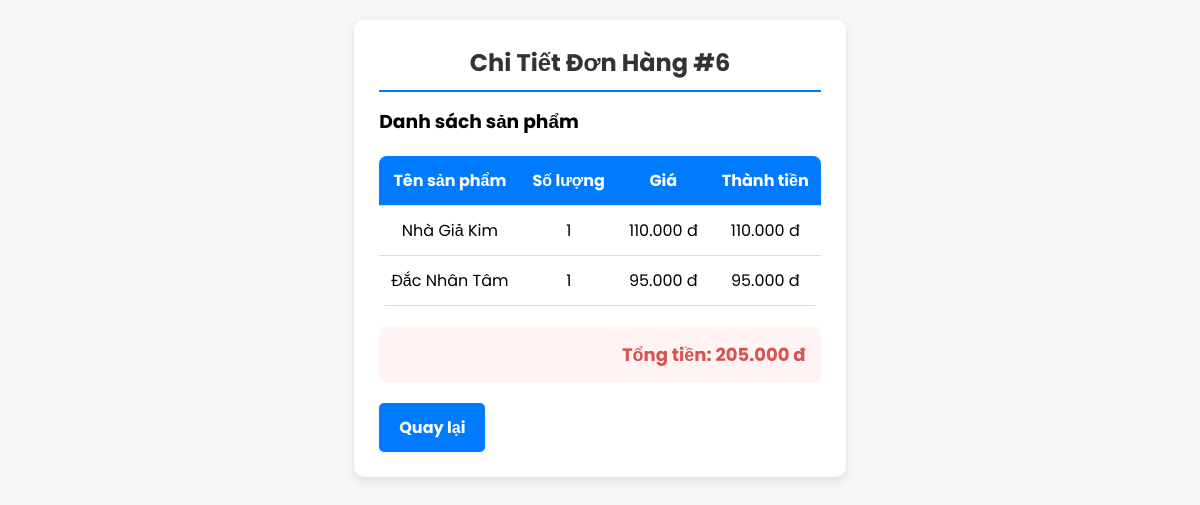
/FrontEnd/AdminUI/quanlidonhang/chitietdonhang.php?order_id=6, run on the app's committed database.
### tables this page shows
CREATE TABLE IF NOT EXISTS orders (
    order_id INT AUTO_INCREMENT PRIMARY KEY,
    user_id INT,
    user_admin_id INT,
    order_date TIMESTAMP DEFAULT CURRENT_TIMESTAMP,
    total_amount DECIMAL(10, 2) NOT NULL,
    status_id INT,
    payment_method VARCHAR(50) NOT NULL,
    phone VARCHAR(15) NOT NULL,
    address VARCHAR(50),
    FOREIGN KEY (user_id) REFERENCES user(user_id)
        ON DELETE CASCADE
        ON UPDATE CASCADE,
    FOREIGN KEY (status_id) REFERENCES status(id)
        ON DELETE SET NULL
        ON UPDATE CASCADE
);

CREATE TABLE IF NOT EXISTS order_items (
    order_item_id INT AUTO_INCREMENT PRIMARY KEY,
    order_id INT,
    product_id INT,
    price DECIMAL(10, 2) NOT NULL,
    quantity INT NOT NULL DEFAULT 1, 
    review INT NOT NULL DEFAULT 0,
    FOREIGN KEY (order_id) REFERENCES orders(order_id)
        ON DELETE CASCADE
        ON UPDATE CASCADE,
    FOREIGN KEY (product_id) REFERENCES product(product_id)
        ON DELETE CASCADE
        ON UPDATE CASCADE
);

CREATE TABLE IF NOT EXISTS product (
    product_id INT AUTO_INCREMENT PRIMARY KEY,
    product_name VARCHAR(100) NOT NULL,
    product_description TEXT,
    price DECIMAL(10, 2) NOT NULL,
    stock_quantity INT NOT NULL DEFAULT 0,
    status_id INT,
    image_url VARCHAR(255),
    created_at TIMESTAMP DEFAULT CURRENT_TIMESTAMP,
    updated_at TIMESTAMP DEFAULT CURRENT_TIMESTAMP ON UPDATE CURRENT_TIMESTAMP,
    FOREIGN KEY (status_id) REFERENCES status(id)
        ON DELETE SET NULL
        ON UPDATE CASCADE
);

### FrontEnd/AdminUI/quanlidonhang/chitietdonhang.php (the view, shortened to what this page needs)
<?php
if (isset($_GET['order_id'])) {
    $order_id = mysqli_real_escape_string($conn, $_GET['order_id']);
    $query = "SELECT orders.order_id
              FROM order_items
              JOIN orders ON order_items.order_id = orders.order_id
              WHERE orders.order_id = '$order_id'";
    $result = mysqli_query($conn, $query);
    $order = mysqli_fetch_assoc($result);
    $query_items = "SELECT product.product_name, order_items.quantity, product.price
                    FROM order_items
                    JOIN product ON order_items.product_id = product.product_id
                    WHERE order_items.order_id = '$order_id'";
    $result_items = mysqli_query($conn, $query_items);
}
?>
<!DOCTYPE html>
<html lang="vi">
<head>
</head>
<body>
<div class="container">
    <h2>Chi Tiết Đơn Hàng #<?= htmlspecialchars($order['order_id']) ?></h2>
    <h3>Danh sách sản phẩm</h3>
    <table>
        <thead>
            <tr>
                <th>Tên sản phẩm</th>
                <th>Số lượng</th>
                <th>Giá</th>
                <th>Thành tiền</th>
            </tr>
        </thead>
        <tbody>
            <?php
                $total_price = 0;
                while ($item = mysqli_fetch_assoc($result_items)) {
                    $subtotal = $item['quantity'] * $item['price'];
                    $total_price += $subtotal;
            ?>
                <tr>
                    <td><?= htmlspecialchars($item['product_name']) ?></td>
                    <td><?= htmlspecialchars($item['quantity']) ?></td>
                    <td><?= number_format($item['price'], 0, ',', '.') ?> đ</td>
                    <td><?= number_format($subtotal, 0, ',', '.') ?> đ</td>
                </tr>
            <?php } ?>
        </tbody>
    </table>
    <div class="total">
        Tổng tiền: <?= number_format($total_price, 0, ',', '.') ?> đ
    </div>
    <a href="index.php?action=quanlidonhang&query=them" class="back-btn">Quay lại</a>
</div>
</body>
</html>

### FrontEnd/AdminUI/quanlidonhang/chitietdonhang.php (style rules this page uses)
* { margin: 0; padding: 0; box-sizing: border-box; font-family: 'Poppins', sans-serif; }
body { font-family: 'Arial', sans-serif; background-color: #f4f7f6; padding: 20px; display: flex; justify-content: center; align-items: center; }
.container { max-width: 900px; background: #fff; padding: 25px; border-radius: 10px; box-shadow: 0 4px 8px rgba(0, 0, 0, 0.1); }
h2 { color: #333; margin-bottom: 15px; border-bottom: 2px solid #007bff; padding-bottom: 10px; text-align: center; }
table { width: 100%; border-collapse: collapse; margin-top: 20px; background: #fff; border-radius: 8px; overflow: hidden; }
th, td { padding: 12px; text-align: center; border-bottom: 1px solid #ddd; }
th { background: #007bff; color: #fff; }
.total { margin-top: 20px; font-size: 18px; font-weight: bold; text-align: right; color: #d9534f; padding: 15px; background: #fff3f3; border-radius: 8px; }
.back-btn { display: inline-block; margin-top: 20px; padding: 12px 20px; background-color: #007bff; color: white; text-decoration: none; border-radius: 5px; font-size: 16px; font-weight: bold; transition: 0.3s; text-align: center; }

### data on the page
orders: order_id "6"
order_items: product.product_name "Nhà Giả Kim", quantity "1", product.price "110.000", quantity.price "110.000"
order_items: product.product_name "Đắc Nhân Tâm", quantity "1", product.price "95.000", quantity.price "95.000"

### other printed values
$total_price "205.000"
